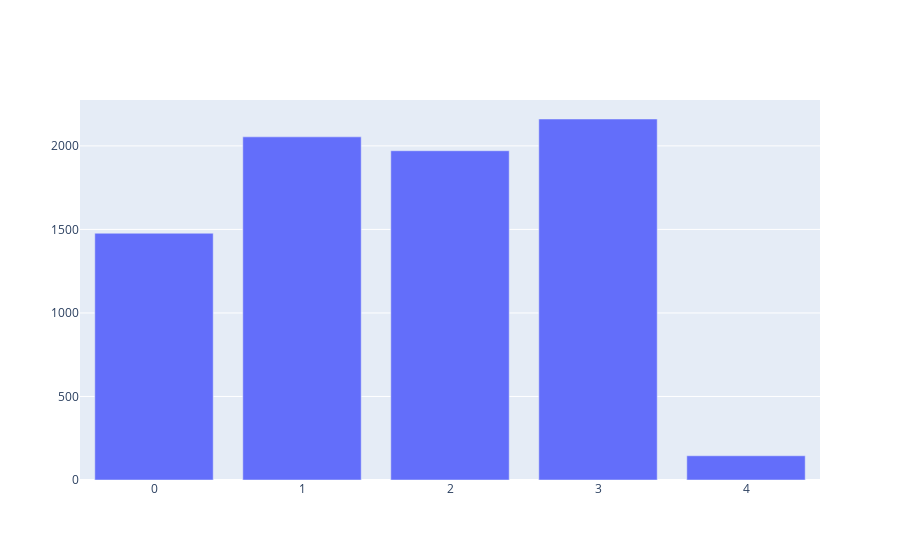

The notebook cell saved with this chart:
### Code cell
import plotly.graph_objs as go

fig = go.Figure(data=[
    go.Bar(name='kNN', x=y_train['FLOOR'].value_counts().sort_index().index, 
           y=y_train['FLOOR'].value_counts().sort_index().values)])
## Change the bar mode

fig.show()

### Figure 1 — Plotly figure (JSON) as saved in the notebook; plotly's stock layout.template omitted (floating-point values rounded to 4 significant figures)
{"data": [{"name": "kNN", "type": "bar", "x": [0, 1, 2, 3, 4], "y": [1477, 2054, 1971, 2161, 145]}], "layout": {"autosize": true, "xaxis": {"autorange": true, "range": [-0.5, 4.5], "type": "linear"}, "yaxis": {"autorange": true, "range": [0, 2275.0], "type": "linear"}}}
